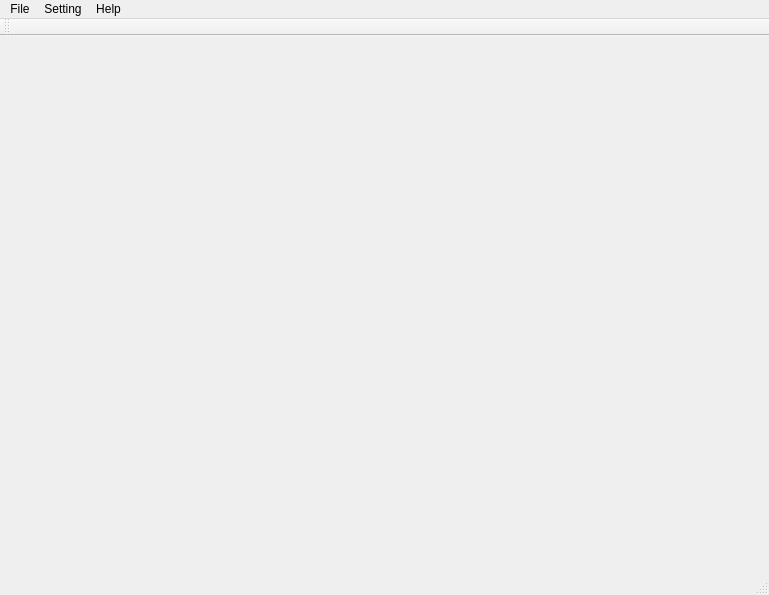
<?xml version="1.0" encoding="UTF-8"?>
<ui version="4.0">
 <class>LJ_V7060</class>
 <widget class="QMainWindow" name="LJ_V7060">
  <property name="geometry">
   <rect>
    <x>0</x>
    <y>0</y>
    <width>769</width>
    <height>595</height>
   </rect>
  </property>
  <property name="windowTitle">
   <string>MainWindow</string>
  </property>
  <property name="statusTip">
   <string/>
  </property>
  <widget class="QWidget" name="centralwidget"/>
  <widget class="QMenuBar" name="menubar">
   <property name="geometry">
    <rect>
     <x>0</x>
     <y>0</y>
     <width>769</width>
     <height>23</height>
    </rect>
   </property>
   <widget class="QMenu" name="menuFile">
    <property name="title">
     <string>File</string>
    </property>
    <addaction name="actionNew"/>
   </widget>
   <widget class="QMenu" name="menuCommunication">
    <property name="title">
     <string>Setting</string>
    </property>
    <addaction name="actionUSB"/>
    <addaction name="actionEntherner"/>
    <addaction name="actionCommClose"/>
    <addaction name="actionCommunicationSetting"/>
   </widget>
   <widget class="QMenu" name="menuHelp">
    <property name="title">
     <string>Help</string>
    </property>
    <addaction name="actionGetVersion"/>
   </widget>
   <addaction name="menuFile"/>
   <addaction name="menuCommunication"/>
   <addaction name="menuHelp"/>
  </widget>
  <widget class="QStatusBar" name="statusbar">
   <property name="sizePolicy">
    <sizepolicy hsizetype="Expanding" vsizetype="Preferred">
     <horstretch>0</horstretch>
     <verstretch>0</verstretch>
    </sizepolicy>
   </property>
  </widget>
  <widget class="QToolBar" name="toolBar">
   <property name="windowTitle">
    <string>toolBar</string>
   </property>
   <attribute name="toolBarArea">
    <enum>TopToolBarArea</enum>
   </attribute>
   <attribute name="toolBarBreak">
    <bool>false</bool>
   </attribute>
  </widget>
  <action name="actionNew">
   <property name="text">
    <string>New</string>
   </property>
  </action>
  <action name="actionUSB">
   <property name="text">
    <string>USB</string>
   </property>
  </action>
  <action name="actionEntherner">
   <property name="text">
    <string>Entherner</string>
   </property>
  </action>
  <action name="actionCommClose">
   <property name="text">
    <string>CommClose</string>
   </property>
  </action>
  <action name="actionGetVersion">
   <property name="text">
    <string>GetVersion</string>
   </property>
  </action>
  <action name="actionCommunicationSetting">
   <property name="text">
    <string>CommunicationSetting</string>
   </property>
  </action>
 </widget>
 <resources/>
 <connections/>
</ui>
